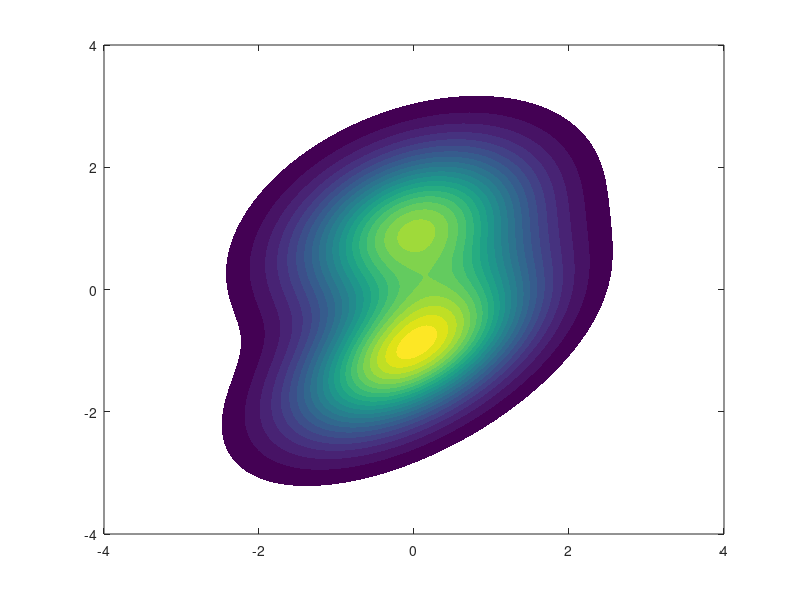

MATLAB code to generate this figure: (Note: this script raises an error after producing the figure.)
% Demo of a bivariate distribution

% Wen-Hao Zhang, Oct. 20, 2020

x1 = linspace(-4,4,201);
[x1, x2] = meshgrid(x1, x1);

X = [x1(:), x2(:)];
mu1 = [0, -1];
mu2 = [0, 1];
Sigma1 = [1, 0.5; ...
         0.5, 0.8];
Sigma2 = [1, 0.3; ...
         0.3, 0.8];
w1 = 0.5; 
w2 = 1 - w1;
     
y = w1 * mvnpdf(X, mu1, Sigma1) ...
    + w2 * mvnpdf(X, mu2, Sigma2);
y = reshape(y, size(x1));

%% Plot
figure(1)

% Joint distributions
contourf(x1, x2, y, 'levelstep', 5e-3, 'linestyle', 'none')

cMap = getColorMapPosNegDat([0, max(y(:))], 64);
colormap(cMap);
colorbar
% cmap = hot(64);
% colormap(flipud(cmap))

axis square
grid on

% Marginal distributions
figure(2)
hAxe(1) = subplot(2,1,1);
y1 = mean(y,1);
plot(x1(1,:), y1/sum(y1))
xlabel('s_1')
% axis square
box off

hAxe(2) = subplot(2,1,2);
y2 = mean(y,2);
plot(x2(:,1), y2/sum(y2));
% axis square
xlabel('s_2')
box off

set(hAxe, 'ylim', [0, 2e-2])
linkaxes(hAxe, 'y')
